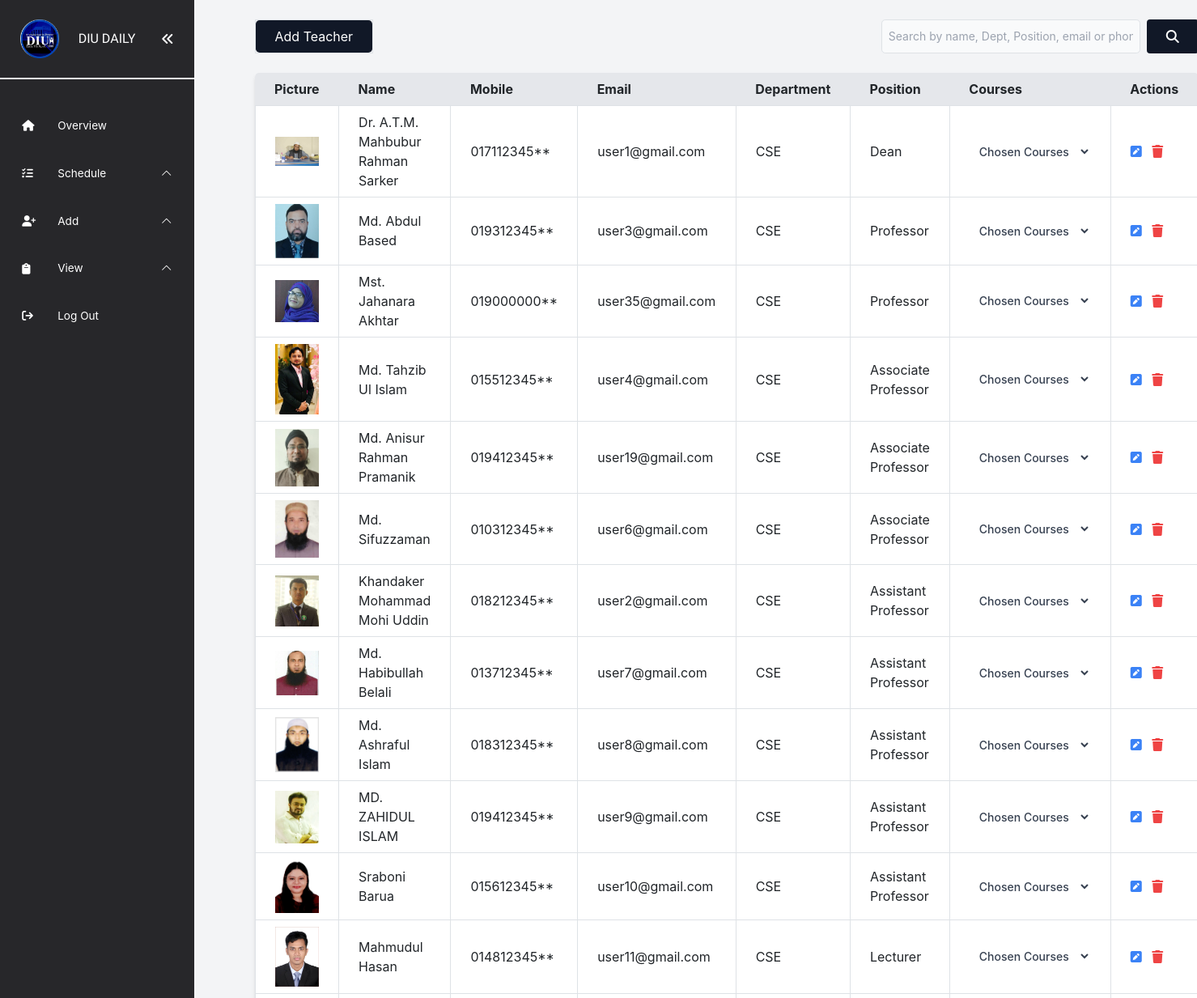
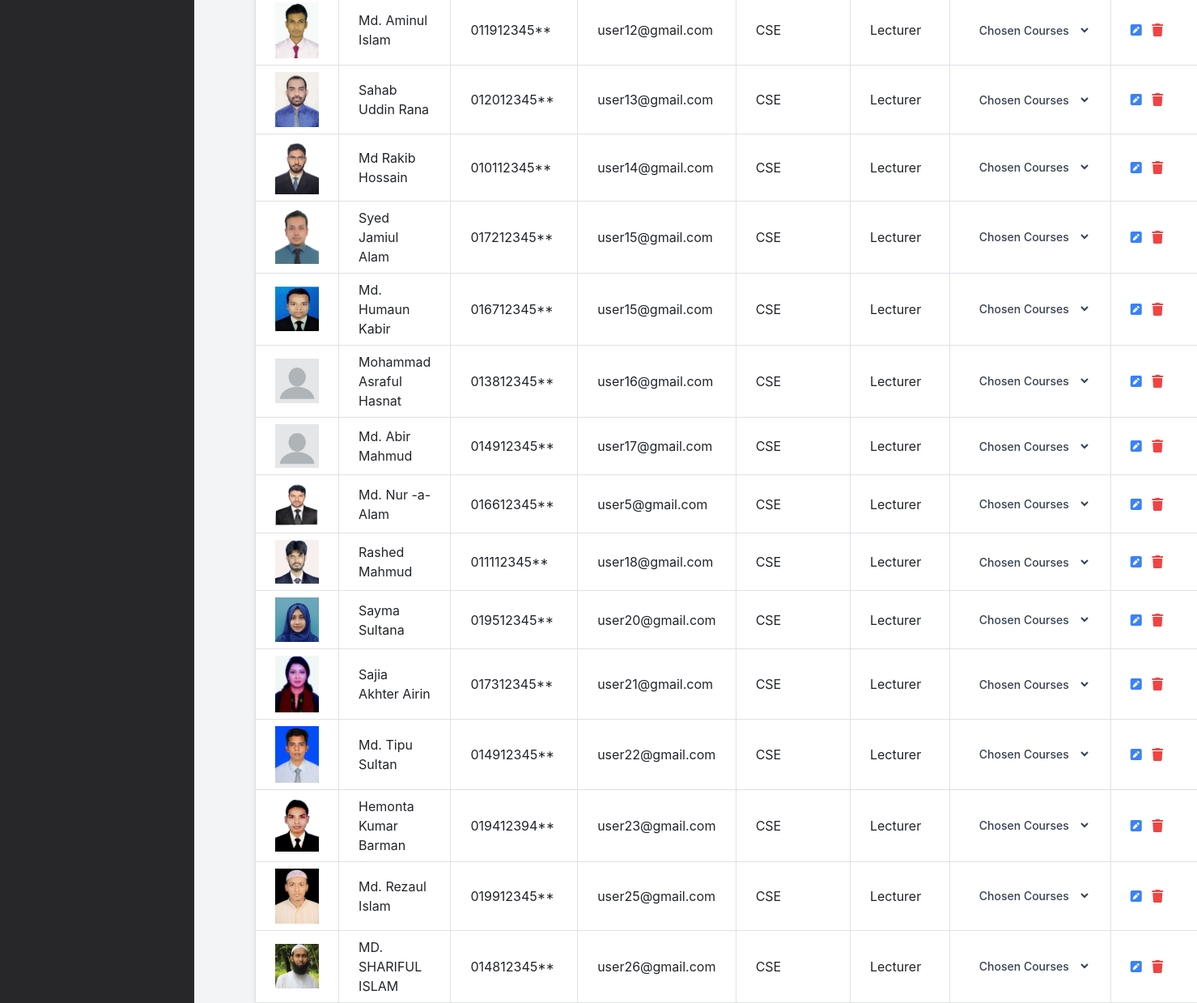
The page /src/admin/view/teacher/teacher.php (signed in) on the database its author committed (2 pictures, top to bottom).
### tables this page shows
CREATE TABLE `teachers` (
  `teacher_id` int(11) NOT NULL,
  `name` varchar(100) NOT NULL,
  `mobile` varchar(20) NOT NULL,
  `department_id` int(11) NOT NULL,
  `position` varchar(50) NOT NULL,
  `mail` varchar(100) NOT NULL,
  `picture` varchar(255) DEFAULT NULL,
  `password` varchar(255) NOT NULL,
  `token` varchar(255) DEFAULT NULL,
  `expiry` varchar(255) DEFAULT NULL
);

CREATE TABLE `department` (
  `department_id` int(11) NOT NULL,
  `department_name` varchar(100) NOT NULL
);

### src/admin/view/teacher/teacher.php (the view, shortened to what this page needs)
<?php
include("../../../../database/config.php");
include("../../../include/adminNavbar.php");
?>
<div class="flex flex-col min-h-screen w-full">
  <div class="flex justify-between my-4 ">
    <p class="border border-black">
      <a href="../../add/teacher/add_teacher.php"
        class="inline-block px-4 py-2 bg-gray-900 text-white rounded-lg hover:bg-gray-600 hover:no-underline">
        Add Teacher
      </a>
    </p>
    <form method="get" class="flex">
      <input type="text" id="search" name="search"
        class="block p-2 pl-10 text-sm text-gray-900 border border-gray-300 rounded-lg w-80 bg-gray-50 focus:ring-blue-500 focus:border-blue-500"
        placeholder="Search by name, Dept, Position, email or phone">
      <button type="submit" value="Search" class="ml-2 bg-gray-900 hover:bg-gray-600 text-white py-2 px-4 rounded"><i
          class="fa fa-search" aria-hidden="true"></i></button>
    </form>
  </div>
  <div>
    <table class="table-auto w-full bg-white shadow-md rounded-lg overflow-hidden">
      <thead class="bg-gray-200">
        <tr>
          <th class="px-4 py-2">Picture</th>
          <th class="px-4 py-2">Name</th>
          <th class="px-4 py-2">Mobile</th>
          <th class="px-4 py-2">Email</th>
          <th class="px-4 py-2">Department</th>
          <th class="px-4 py-2">Position</th>
          <th class="px-4 py-2">Courses</th>
          <th class="px-4 py-2">Actions</th>
        </tr>
      </thead>
      <tbody>
        <?php
        $search = $_GET['search'] ?? '';
        $sql = "SELECT Teachers.*, department_name, GROUP_CONCAT(CONCAT(Course.course_code, ' - ', Course.course_name) SEPARATOR ', ') AS courses
    FROM Teachers
    INNER JOIN department ON Teachers.department_id = department.department_id
    LEFT JOIN TeacherCourses ON Teachers.teacher_id = TeacherCourses.teacher_id
    LEFT JOIN Course ON TeacherCourses.course_id = Course.course_id
    WHERE
      Teachers.name LIKE '%$search%'
      OR Teachers.mail LIKE '%$search%'
      OR Teachers.mobile LIKE '%$search%'
      OR Teachers.position LIKE '%$search%'
      OR department.department_name LIKE '%$search%'
    GROUP BY Teachers.teacher_id
    ORDER BY
      CASE
        WHEN Teachers.position = 'Dean' THEN 1
        WHEN Teachers.position = 'Professor' THEN 2
        WHEN Teachers.position = 'Associate Professor' THEN 3
        WHEN Teachers.position = 'Assistant Professor' THEN 4
        WHEN Teachers.position = 'Lecturer' THEN 5
        ELSE 6
      END";
        $result = $conn->query($sql);
        if ($result->num_rows > 0) {
          while ($row = $result->fetch_assoc()) {
            ?>
        <tr>
          <td class="border px-4 py-2 ">
            <img src="../../add/teacher/<?php echo $row['picture']; ?>" width='70' height='70'>
          </td>
          <td class="border px-4 py-2 ">
            <?php echo $row['name']; ?>
          </td>
          <td class="border px-4 py-2">
            <?php echo $row['mobile']; ?>
          </td>
          <td class="border px-4 py-2">
            <?php echo $row['mail']; ?>
          </td>
          <td class="border px-4 py-2 ">
            <?php echo $row['department_name']; ?>
          </td>
          <td class="border px-4 py-2">
            <?php echo $row['position']; ?>
          </td>
          <td class="border px-4 py-2">
            <select
              class="text-gray-700 bg-white hover:bg-gray-100 focus:ring-4 focus:outline-none focus:ring-gray-300 font-medium rounded-lg text-sm px-2 py-2.5"
              style="width: 150px;">
              <option value="" class="bg-white py-2 hover:bg-gray-100">Chosen Courses</option>
            </select>
          </td>
          <td class="border px-4 py-2">
            <a href="edit_teacher.php?action=edit&id=<?php echo $row['teacher_id']; ?>"
              class="text-blue-500 text-black mr-2 hover:text-black">
              <i class="fa fa-pencil-square" aria-hidden="true"></i>
            </a>
            <a href="delete.php?action=delete&id=<?php echo $row['teacher_id']; ?>"
              class="text-red-500 hover:text-black"
              onclick='return confirm("Are you sure you want to delete this Teacher ID?");'>
              <i class="fa fa-trash" aria-hidden="true"></i>
            </a>
          </td>
        </tr>
        <?php
          }
        } else {
          echo "<tr><td colspan='8' class='text-center'>No teachers found.</td></tr>";
        }
        ?>
      </tbody>
    </table>
  </div>
</div>
</div>
</body>
</html>

### src/include/adminNavbar.php (shortened to what this page needs)
<!DOCTYPE html>
<html lang="en">
<head>
  <script src="https://cdn.tailwindcss.com"></script>
  <link rel="stylesheet" href="https://cdnjs.cloudflare.com/ajax/libs/font-awesome/6.4.0/css/all.min.css"
 />
  <link rel="stylesheet" href="https://cdn.jsdelivr.net/npm/bootstrap-icons@1.8.0/font/bootstrap-icons.css" />
  <link rel="stylesheet" href="https://maxcdn.bootstrapcdn.com/bootstrap/4.5.2/css/bootstrap.min.css">
</head>
<body class="bg-gray-100 ">
  <button class="absolute top-4 left-4 bg-gray-700 text-white px-3 py-1 rounded-md" onclick="toggleNavbar()">
  </button>
  <div class="container mx-auto flex-container ">
    <div class="nav-container">
      <nav class="fixed left-0 top-0 z-[1035] h-full w-60  overflow-hidden bg-zinc-800" id="sidenav-1">
        <div class="mb-3 flex items-center justify-center border-b-2 border-solid border-gray-100 py-6  outline-none">
          <img id="logo" class="mr-4 w-12" src="../../../img/logo.png" alt="Logo" />
          <span class="text-white font mr-8">DIU DAILY</span>
          <span class="text-white cursor-pointer" onclick="toggleNavbar()">
            <i class="fa fa-angle-double-left" aria-hidden="true"></i>
          </span>
        </div>
        <ul class="relative m-0 list-none px-[0.2rem] pb-12">
          <li class="relative pt-4">
            <a href="../../view/overview/dashboard.php"
              class="flex cursor-pointer items-center truncate rounded-[5px] px-6 py-[0.45rem] text-[0.85rem] text-white outline-none transition duration-300 ease-linear hover:bg-gray-300 hover:text-black hover:outline-none focus:bg-slate-50 focus:text-inherit focus:outline-none active:bg-slate-50 active:text-inherit active:outline-none hover:text-black hover:no-underline">
              <span class="mr-4 h-5 w-5 hover:text-black">
                <i class="fas fa-home"></i>
              </span>
              <span>Overview</span>
            </a>
          </li>
          <li class="relative pt-4">
            <div
              class="flex cursor-pointer items-center truncate rounded-[5px] px-6 py-[0.45rem] text-[0.85rem] text-white outline-none transition duration-300 ease-linear hover:bg-gray-300 hover:text-inherit hover:outline-none focus:bg-slate-50 focus:text-inherit focus:outline-none active:bg-slate-50 active:text-inherit active:outline-none  "
              onclick="dropdownRoutine()">
              <span class="mr-4 h-5 w-5 hover:text-gray-300">
                <i class="fa fa-tasks" aria-hidden="true"></i>
              </span>
              <span>Schedule</span>
              <span class="ml-auto cursor-pointer rotate-180" id="arrow3">
                <i class="bi bi-chevron-down"></i>
              </span>
            </div>
          </li>
          <li class="relative pt-4">
            <div
              class="flex cursor-pointer items-center truncate rounded-[5px] px-6 py-[0.45rem] text-[0.85rem] text-white outline-none transition duration-300 ease-linear hover:bg-gray-300 hover:text-black hover:outline-none focus:bg-slate-50 focus:text-inherit focus:outline-none active:bg-slate-50 active:text-inherit active:outline-none  "
              onclick="dropdown()">
              <span class="mr-4 h-5 w-5">
                <i class="fas fa-user-plus"></i>
              </span>
              <span>Add</span>
              <span class="ml-auto cursor-pointer rotate-180" id="arrow">
                <i class="bi bi-chevron-down"></i>
              </span>
            </div>
          </li>
          <li class="relative pt-4">
            <div
              class="flex cursor-pointer items-center truncate rounded-[5px] px-6 py-[0.45rem] text-[0.85rem] text-white outline-none transition duration-300 ease-linear hover:bg-gray-300 hover:text-inherit hover:outline-none focus:bg-slate-50 focus:text-inherit focus:outline-none active:bg-slate-50 active:text-inherit active:outline-none  "
              onclick="dropdownview()">
              <span class="mr-4 h-5 w-5 hover:text-gray-300">
                <i class="fa fa-clipboard" aria-hidden="true"></i>
              </span>
              <span>View</span>
              <span class="ml-auto cursor-pointer rotate-180" id="arrow2">
                <i class="bi bi-chevron-down"></i>
              </span>
            </div>
          </li>
          <li class="relative pt-4">
            <a href="../../../../login/logout.php"
              class="flex cursor-pointer items-center truncate rounded-[5px] px-6 py-[0.45rem] text-[0.85rem] text-white outline-none transition duration-300 ease-linear hover:bg-gray-300 hover:text-black hover:no-underline">
              <span class="mr-4 h-5 w-5 hover:text-gray-300">
                <i class="fa fa-sign-out" aria-hidden="true"></i>
              </span>
              <span>Log Out</span>
            </a>
          </li>
        </ul>
    </div>

### src/include/adminNavbar.php (style rules this page uses)
.flex-container { display: flex; }
.nav-container { flex: 0 0 200px; }
.nav-container, .toggle-button { transition: transform 3s ease-in-out; }
.font { font-family: 'Orbitron', sans-serif; }

### rows shown on the page
teachers: picture (picture), name "Dr. A.T.M. Mahbubur Rahman Sarker", mobile "017112345**", mail "user1@gmail.com", department.department_name "CSE", position "Dean"
teachers: picture (picture), name "Md. Abdul Based", mobile "019312345**", mail "user3@gmail.com", department.department_name "CSE", position "Professor"
teachers: picture (picture), name "Mst. Jahanara Akhtar", mobile "019000000**", mail "user35@gmail.com", department.department_name "CSE", position "Professor"
teachers: picture (picture), name "Md. Tahzib Ul Islam", mobile "015512345**", mail "user4@gmail.com", department.department_name "CSE", position "Associate Professor"
teachers: picture (picture), name "Md. Anisur Rahman Pramanik", mobile "019412345**", mail "user19@gmail.com", department.department_name "CSE", position "Associate Professor"
teachers: picture (picture), name "Md. Sifuzzaman", mobile "010312345**", mail "user6@gmail.com", department.department_name "CSE", position "Associate Professor"
teachers: picture (picture), name "Khandaker Mohammad Mohi Uddin", mobile "018212345**", mail "user2@gmail.com", department.department_name "CSE", position "Assistant Professor"
teachers: picture (picture), name "Md. Habibullah Belali", mobile "013712345**", mail "user7@gmail.com", department.department_name "CSE", position "Assistant Professor"
teachers: picture (picture), name "Md. Ashraful Islam", mobile "018312345**", mail "user8@gmail.com", department.department_name "CSE", position "Assistant Professor"
teachers: picture (picture), name "MD. ZAHIDUL ISLAM", mobile "019412345**", mail "user9@gmail.com", department.department_name "CSE", position "Assistant Professor"
teachers: picture (picture), name "Sraboni Barua", mobile "015612345**", mail "user10@gmail.com", department.department_name "CSE", position "Assistant Professor"
teachers: picture (picture), name "Mahmudul Hasan", mobile "014812345**", mail "user11@gmail.com", department.department_name "CSE", position "Lecturer"
teachers: picture (picture), name "Md. Aminul Islam", mobile "011912345**", mail "user12@gmail.com", department.department_name "CSE", position "Lecturer"
teachers: picture (picture), name "Sahab Uddin Rana", mobile "012012345**", mail "user13@gmail.com", department.department_name "CSE", position "Lecturer"
teachers: picture (picture), name "Md Rakib Hossain", mobile "010112345**", mail "user14@gmail.com", department.department_name "CSE", position "Lecturer"
teachers: picture (picture), name "Syed Jamiul Alam", mobile "017212345**", mail "user15@gmail.com", department.department_name "CSE", position "Lecturer"
teachers: picture (picture), name "Md. Humaun Kabir", mobile "016712345**", mail "user15@gmail.com", department.department_name "CSE", position "Lecturer"
teachers: picture (picture), name "Mohammad Asraful Hasnat", mobile "013812345**", mail "user16@gmail.com", department.department_name "CSE", position "Lecturer"
teachers: picture (picture), name "Md. Abir Mahmud", mobile "014912345**", mail "user17@gmail.com", department.department_name "CSE", position "Lecturer"
teachers: picture (picture), name "Md. Nur -a-Alam", mobile "016612345**", mail "user5@gmail.com", department.department_name "CSE", position "Lecturer"
teachers: picture (picture), name "Rashed Mahmud", mobile "011112345**", mail "user18@gmail.com", department.department_name "CSE", position "Lecturer"
teachers: picture (picture), name "Sayma Sultana", mobile "019512345**", mail "user20@gmail.com", department.department_name "CSE", position "Lecturer"
teachers: picture (picture), name "Sajia Akhter Airin", mobile "017312345**", mail "user21@gmail.com", department.department_name "CSE", position "Lecturer"
teachers: picture (picture), name "Md. Tipu Sultan", mobile "014912345**", mail "user22@gmail.com", department.department_name "CSE", position "Lecturer"
teachers: picture (picture), name "Hemonta Kumar Barman", mobile "019412394**", mail "user23@gmail.com", department.department_name "CSE", position "Lecturer"
teachers: picture (picture), name "Md. Rezaul Islam", mobile "019912345**", mail "user25@gmail.com", department.department_name "CSE", position "Lecturer"
teachers: picture (picture), name "MD. SHARIFUL ISLAM", mobile "014812345**", mail "user26@gmail.com", department.department_name "CSE", position "Lecturer"
